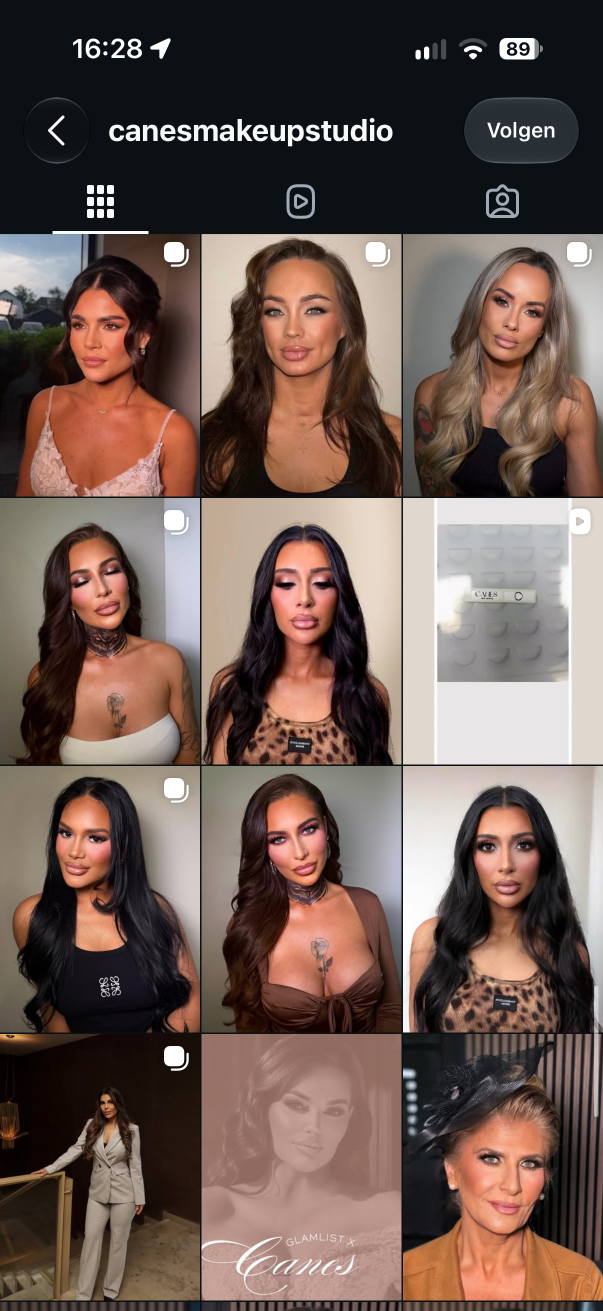
#> input picture canes/bron/02.png, 1206 x 2622 px (shown at 1/2 size)
$ python make-images.py
#> lines starting #> are read from the running program, lines starting #| are printed output that depends on the picture
# Snijdt portretten en masterclass-foto's uit de Instagram-screenshots in bron/.
# Bewust weggelaten: tekstposts (prijslijst, regels en informatie staan als tekst
# op de site), productposts van EC Beauty, de selfie en de foto met de bruidegom.
from pathlib import Path
from PIL import Image, ImageFilter
import numpy as np
ROOT = Path(__file__).resolve().parent.parent
SRC, OUT = ROOT / 'bron', ROOT / 'assets' / 'img'
OUT.mkdir(parents=True, exist_ok=True)
S = 1206 / 920
COLS = [(0, 399), (403, 802), (806, 1206)]

def rows(n):
#> called with n = 2
    a = np.asarray(Image.open(SRC / f'{n:02d}.png').convert('L')).astype(int)
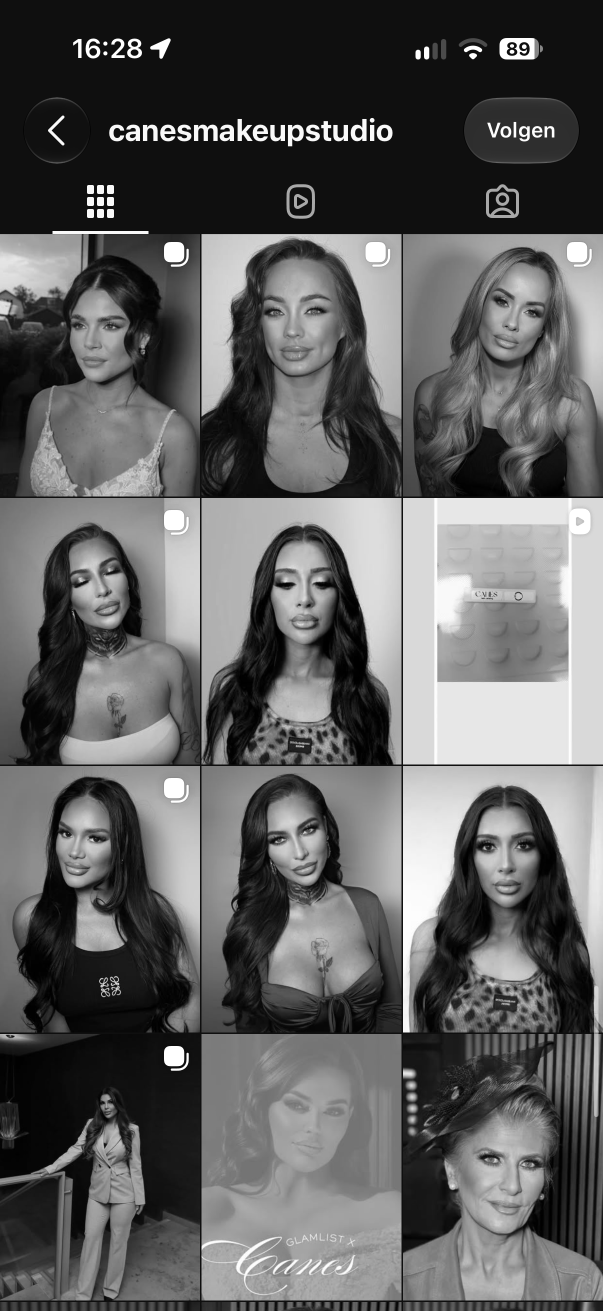
#> a: shape (2622, 1206) int64 (shown at 1/2 size); min 0, max 255, mean 95.7
    seps = []
    for y in range(470, a.shape[0]):
        r = a[y, 20:1186]
        if r.mean() < 30 and r.std() < 14:
            if seps and y - seps[-1][1] <= 2: seps[-1][1] = y
            else: seps.append([y, y])
#> after the loop, seps = [[993, 995], [1529, 1531], [2065, 2067], [2601, 2603]]
    out, top = [], 468
    for s0, s1 in seps:
        out.append((max(top, s0 - 535), s0 - 1)); top = s1 + 1
#> this loop made 4 passes
#> (s0, s1, top) on passes 1 to 4: (993, 995, 996), (1529, 1531, 1532), (2065, 2067, 2068), (2601, 2603, 2604)
#> after the loop, out = [(468, 992), (996, 1528), (1532, 2064), (2068, 2600)]
    out.append((top, min(a.shape[0], top + 534)))
    return [r for r in out if r[1] - r[0] > 300]

def save(im, name, size=(800, 1000), q=84):
    im = im.copy(); im.thumbnail(size, Image.LANCZOS)
    im.filter(ImageFilter.UnsharpMask(radius=1.1, percent=30, threshold=2)).save(OUT / f'{name}.webp', quality=q, method=6)

def tile(n, r, c, top=.12):
    (x0, x1), (y0, y1) = COLS[c], rows(n)[r]
#> x0 = 0; x1 = 399; y0 = 468; y1 = 992
    return Image.open(SRC / f'{n:02d}.png').convert('RGB').crop((x0 + 2, round(y0 + (y1 - y0) * top), x1 - 2, y1))
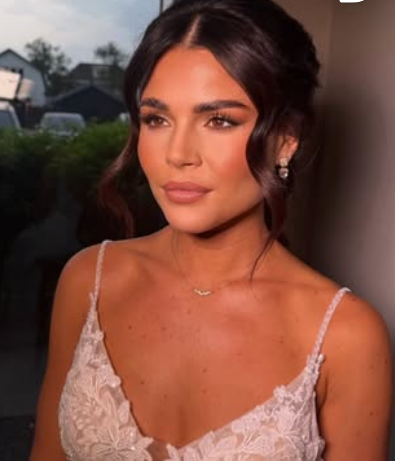
#> returned value: PIL image 395x461 RGB; mean R, G, B 124.2, 77.9, 64.5

def grab(n, box, ext='png'):
    return Image.open(SRC / f'{n:02d}.{ext}').convert('RGB').crop(tuple(round(v * S) for v in box))

TILES = {  # naam: (screenshot, rij, kolom, categorie)
  'bruid-raam': (2, 0, 0), 'glam-bruin': (2, 0, 1), 'glam-blond': (2, 0, 2), 'glam-zwart': (2, 2, 0), 'glam-luipaard': (2, 2, 2), 'chic-hoed': (2, 3, 2),
  'bruid-sluier-blond': (3, 0, 0), 'glam-goud': (3, 0, 1), 'soft-golf': (3, 0, 2), 'bruid-tiara': (3, 1, 0), 'soft-bruin': (3, 1, 1), 'soft-knot': (3, 1, 2),
  'bruid-sluier': (3, 2, 0), 'chic-blond': (3, 2, 1), 'chic-opgestoken': (3, 2, 2), 'bruid-vintage': (3, 3, 0), 'bruid-blond': (3, 3, 1),
  'soft-donker': (4, 1, 0), 'glam-staart': (4, 1, 2), 'soft-opgestoken': (4, 2, 0), 'bruid-parels': (4, 2, 1), 'bruid-boeket': (4, 3, 0), 'bruid-kroon': (4, 3, 2),
  'soft-groen': (5, 0, 0), 'bruid-japon': (5, 0, 1), 'glam-glitter': (5, 1, 2), 'bruid-kant': (5, 2, 1), 'chic-zilver': (5, 2, 2), 'chic-moeder': (5, 3, 2),
  'glam-krul': (6, 1, 0), 'glam-stralend': (6, 1, 2), 'glam-nacht': (6, 3, 0),
  'bruid-lichtjes': (15, 0, 0), 'bruid-boog': (15, 0, 1), 'bruid-goud': (15, 2, 1), 'bruid-tiara2': (15, 3, 1), 'soft-lokken': (15, 3, 2),
  'glam-koper': (16, 0, 0), 'soft-satijn': (16, 0, 1), 'glam-blauw': (16, 1, 0), 'soft-krullen': (16, 3, 1), 'bruid-haarband': (16, 3, 2),
}
for name, (n, r, c) in TILES.items():
    save(tile(n, r, c), name)
#> (the run stopped early here; a loop or call above may not have finished)
